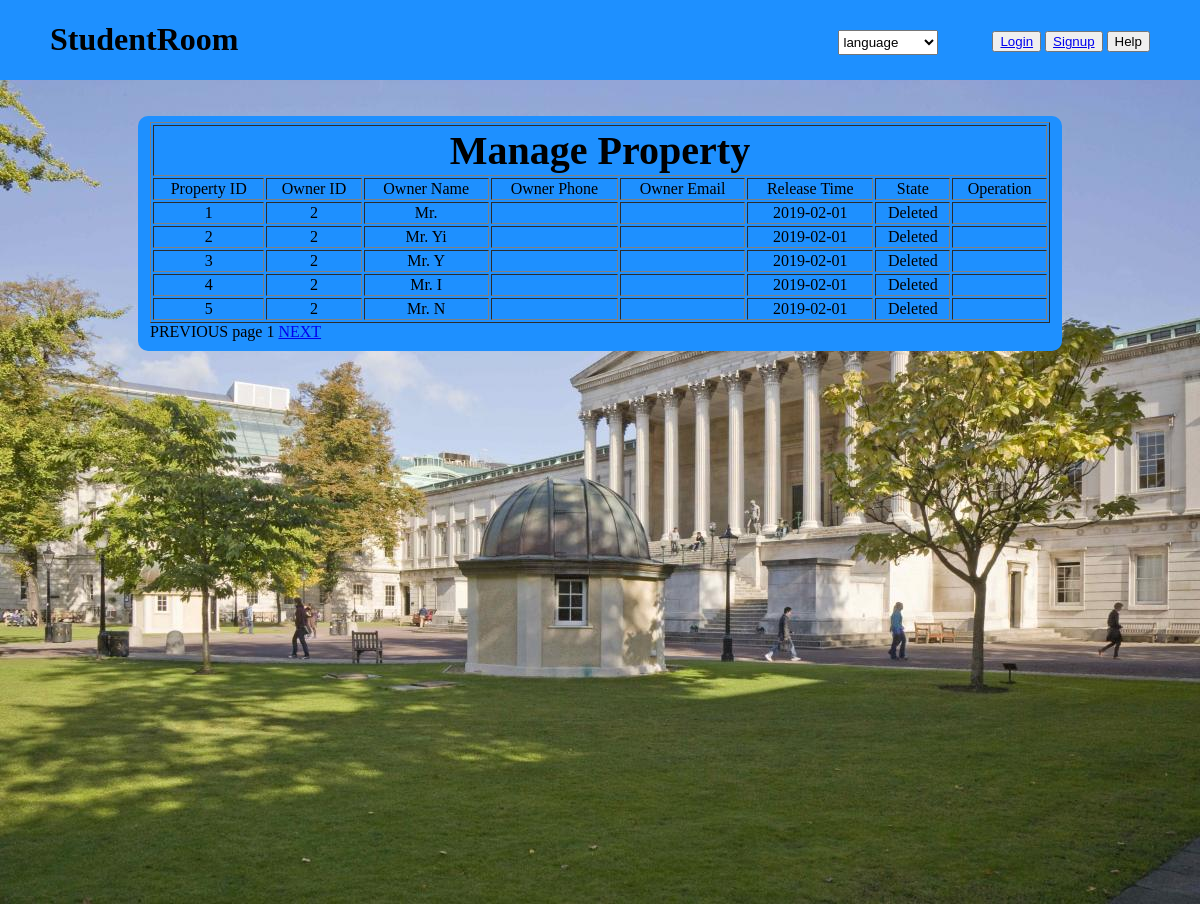
The page /manageProperty.php?page=1 on the database its author committed.
### tables this page shows
CREATE TABLE IF NOT EXISTS `t_property` (
  `i_property` bigint(20) NOT NULL,
  `address` varchar(200) DEFAULT NULL,
  `full_address` varchar(500) DEFAULT NULL,
  `longitude` float DEFAULT NULL,
  `latitude` float DEFAULT NULL,
  `description` varchar(300) DEFAULT NULL,
  `payment` int(11) DEFAULT NULL,
  `rent_per_week` int(11) DEFAULT NULL,
  `i_owner` bigint(20) DEFAULT NULL,
  `owner_name` varchar(32) DEFAULT NULL,
  `phone` varchar(32) DEFAULT NULL,
  `email` varchar(32) DEFAULT NULL,
  `smoker` int(11) DEFAULT NULL,
  `pets` int(11) DEFAULT NULL,
  `parlor` int(11) DEFAULT NULL,
  `bedroom` int(11) DEFAULT NULL,
  `kitchen` int(11) DEFAULT NULL,
  `post_code` varchar(16) DEFAULT NULL,
  `bathroom` int(11) DEFAULT NULL,
  `state` int(11) DEFAULT NULL,
  `release_date` date DEFAULT NULL,
  `img_path` varchar(100) DEFAULT NULL,
  `detail_description` varchar(600) DEFAULT NULL,
  `t_propertycol` varchar(45) DEFAULT NULL,
  `img_path1` varchar(45) DEFAULT NULL,
  `img_path2` varchar(45) DEFAULT NULL,
  `img_path3` varchar(45) DEFAULT NULL,
  `img_path4` varchar(45) DEFAULT NULL,
  PRIMARY KEY (`i_property`),
  KEY `Index_longitude` (`longitude`),
  KEY `Index_latitude` (`latitude`),
  KEY `Index_rent` (`rent_per_week`),
  KEY `Index_smoker` (`smoker`),
  KEY `Index_pets` (`pets`)
);

### conn/connect.php (called while the page is built, shortened)
<?php
function my_query($sql)
{
    $link = mysqli_connect("localhost","studentadmin","12345","studentroom");
    $link->set_charset('utf8');
    $result = mysqli_query($link, $sql);
    $data = mysqli_fetch_all($result,MYSQLI_ASSOC);
    return $data;
}

### manageProperty.php (the view, shortened to what this page needs)
<!DOCTYPE html>
<html lang="en">
<head>
    <link rel="stylesheet" href="css\style.css">
</head>
<body>
<?php
require 'pagehead.php';
?>
<div class="main">
    <br><br>
    <div class="Contract">
        <form action="managePropertyDo.php" method="get">
            <fieldset>
                <table border="1" width="900px" id="tab">
                    <tr>
                        <td colspan="8" align="center"><h3><b> Manage Property</b></h3></td>
                    </tr>
                    <tr>
                        <td align="center">Property ID</td>
                        <td align="center">Owner ID</td>
                        <td align="center">Owner Name</td>
                        <td align="center">Owner Phone</td>
                        <td align="center">Owner Email</td>
                        <td align="center">Release Time</td>
                        <td align="center">State</td>
                        <td align="center">Operation</td>
                    </tr>
                    <?php
                    $listSize = 5;
                    if (empty($_GET["page"])||$_GET["page"]<1) {
                        header("Location:manageProperty.php?page=1");
                        exit;
                    } else {
                        $page = $_GET["page"];
                        $offset = ($page - 1) * $listSize;
                        require("conn/connect.php");
                        $sql_count="select count(i_property) num from studentroom.t_property";
                        $result_count = my_query($sql_count);
                        $total=$result_count[0]['num'];
                        $sql = "select * from studentroom.t_property t limit ".$offset.",".$listSize;
                        $result = my_query($sql);
                        $num = count($result);
                        for ($i = 0; $i < $num; $i++) {
                            $state = $result[$i]['state']==1?'For Rent':'Deleted';
                            echo '<tr>';
                            echo ' <td align="center">' . $result[$i]['i_property'] . '</td>
                                   <td align="center">' . $result[$i]['i_owner'] . '</td>
                                   <td align="center">' . $result[$i]['owner_name'] . '</td>
                                   <td align="center">' . $result[$i]['phone'] . '</td>
                                   <td align="center">' . $result[$i]['email'] . '</td>
                                   <td align="center">' . $result[$i]['release_date'] . '</td>
                                   <td align="center">' . $state . '</td>
                                   <td align="center">';
                            echo '</td></tr>';
                        }
                        if ($offset>0){
                            echo ' </table><a href="manageProperty.php?page='.($page-1).'">PREVIOUS</a>';
                        }else{
                            echo ' </table><a>PREVIOUS</a>';
                        }
                        echo ' page '.$page.' ';
                        if ($page*$listSize<$total){
                            echo '<a href="manageProperty.php?page='.($page+1).'">NEXT</a>';
                        }else{
                            echo '<a>NEXT</a>';
                        }
                    }
                    ?>
            </fieldset>
        </form>
    </div>
</div>
</body>
</html>

### css/style.css (style rules this page uses)
body { padding: 0;margin: 0 }
.main { background-image: url(../img/ucl.jpg);height: 824px; background-size: cover }
.signUp h3, .Login h3, .EditYourProfile h2, .Upload h3, .Validate h3, .Contract h3 { text-align: center; margin: 0;font-size: 40px }
.Contract fieldset { background-color: dodgerblue; width: 900px;height: auto;margin:0 auto;border: 0;border-radius: 10px; }

### rows shown on the page
t_property: i_property "1", i_owner "2", owner_name "Mr.", release_date "2019-02-01", state "Deleted"
t_property: i_property "2", i_owner "2", owner_name "Mr. Yi", release_date "2019-02-01", state "Deleted"
t_property: i_property "3", i_owner "2", owner_name "Mr. Y", release_date "2019-02-01", state "Deleted"
t_property: i_property "4", i_owner "2", owner_name "Mr. I", release_date "2019-02-01", state "Deleted"
t_property: i_property "5", i_owner "2", owner_name "Mr. N", release_date "2019-02-01", state "Deleted"

### other values the page prints
$page "1"
